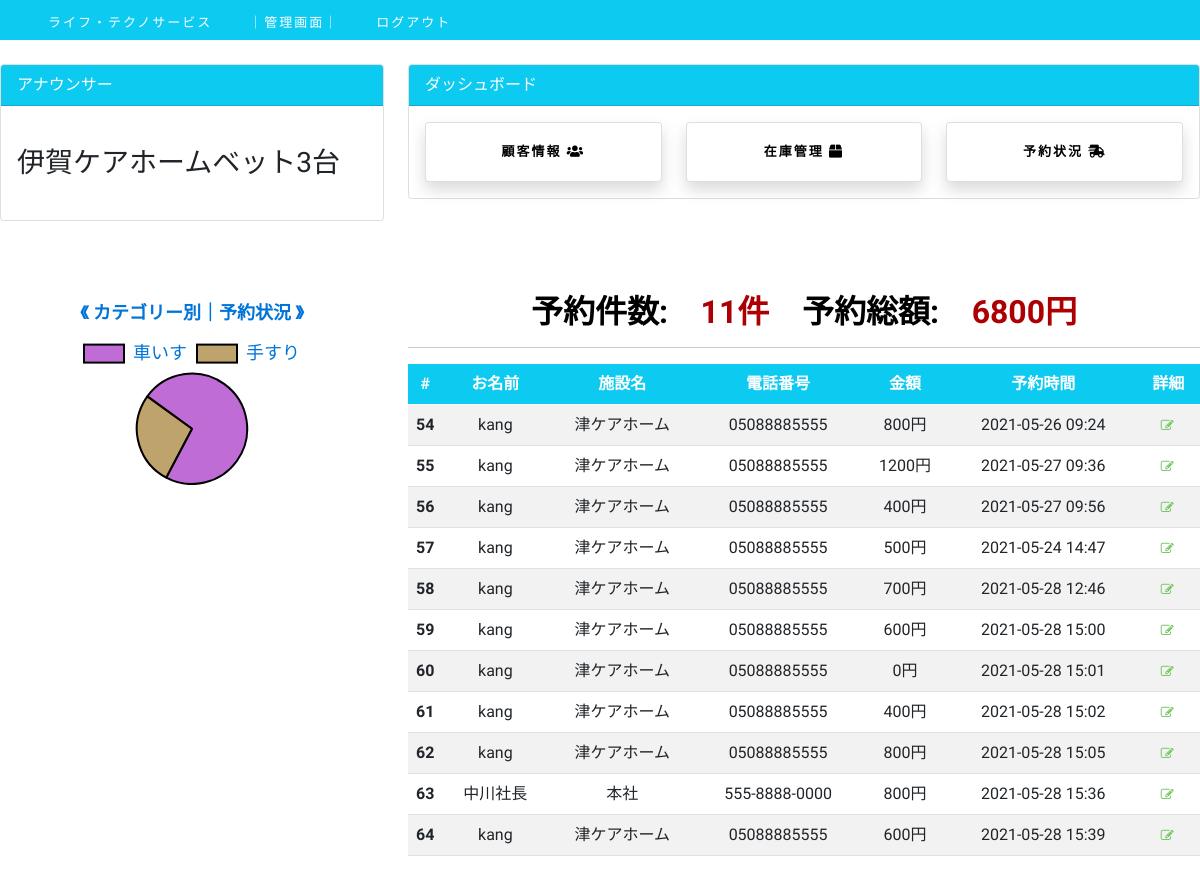
The page /dashboard/order_list/ (signed in) on the database as committed earlier.
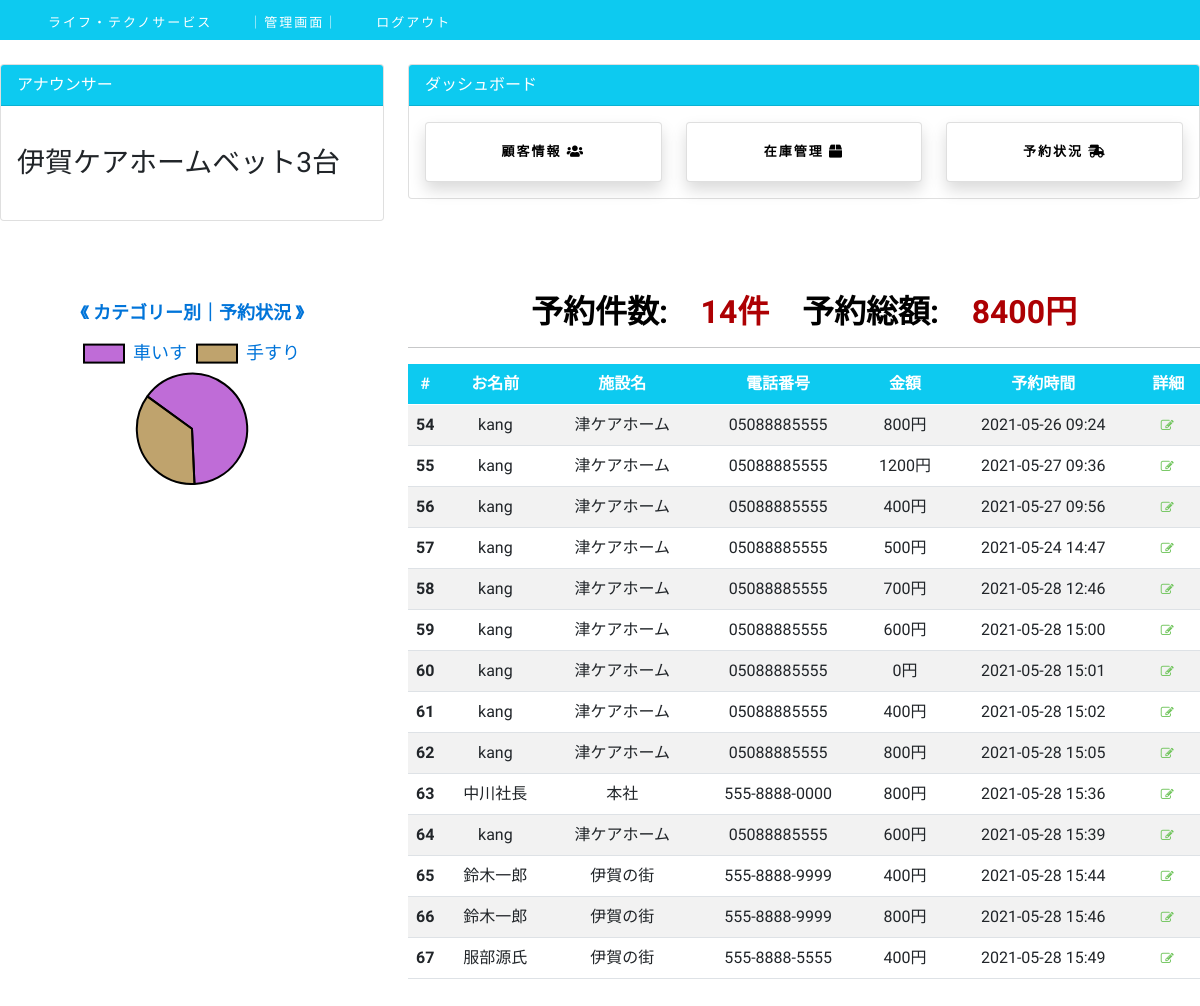
The same page on the database as committed later.
### customer/models.py (models this page shows, shortened)
class OrderModel(models.Model):
    user = models.ForeignKey(User, on_delete=models.CASCADE)
    created_on = models.DateTimeField(auto_now_add=True)
    items = models.ManyToManyField(
        'OrderItem')
    name = models.CharField(max_length=50, blank=True)
    email = models.CharField(max_length=50, blank=True)
    facility = models.CharField(max_length=50, blank=True)
    phone = models.CharField(max_length=50, blank=True)
    is_paid = models.BooleanField(default=False)
    price = models.IntegerField(blank=True, null=True)
    ordered = models.BooleanField(default=False)
    description = models.CharField(max_length=100, blank=True)

### dashboard/views.py (the view)
# urls.py: path('order_list/', order_list, name='order_list'),
@login_required
def order_list(request):
    orders = OrderModel.objects.filter(ordered=False, is_paid=False)
    total_revenue = 0
    for order in orders:
        total_revenue += order.price
    pie_data = []
    pie_label = []
    qs = OrderModel.objects.filter(ordered=False, is_paid=False).values(
        'items__items__category__parent').exclude(items__items__name__isnull=True).annotate(sum=Sum('items__quantity')).values('items__items__category__parent__name', 'sum')
    for i in qs:
        pie_label.append(i['items__items__category__parent__name'])
        pie_data.append(i['sum'])
    context = {
        'orders': orders,
        'total_orders': len(orders),
        'total_revenue': total_revenue,
        'pie_label': pie_label,
        'pie_data': pie_data,
    }
    return render(request, 'dashboard/order_list.html', context)

### dashboard/templates/dashboard/order_list.html
{% extends 'dashboard/base.html' %}
{% block content %}
{% include 'dashboard/top.html' %}
    <div class="row my-4">
        <div class="col-xl-4">
            <canvas class="mt-5" id="pie-chart"></canvas>
        </div>
        <div class="col-xl-8 text-center mt-5">
            <div class="d-flex justify-content-center">
                <h2>予約件数:&emsp;<h2 style="color:#ad0003;">{{ total_orders }}件</h2></h2>&emsp;&emsp;
                <h2>予約総額:&emsp;<h2 style="color:#ad0003;">{{ total_revenue }}円</h2></h2>
            </div>
            <hr>
            <table class="table bg-white table-hover table-striped">
                <thead class="bg-info text-white">
                    <tr>
                        <th scope="col" style="width: 10px;">#</th>
                        <th scope="col">お名前</th>
                        <th scope="col">施設名</th>
                        <th scope="col">電話番号</th>
                        <th scope="col">金額</th>
                        <th scope="col">予約時間</th>
                        <th scope="col">詳細</th>
                    </tr>
                </thead>
                <tbody>
                {% for order in orders %}
                    <tr>
                        <th scope="row">{{ order.pk }}</th>
                        <td>{{ order.name }}</td>
                        <td>{{ order.facility }}</td>
                        <td>{{ order.phone }}</td>
                        <td>{{ order.price }}円</td>
                        <td>{{ order.created_on | date:'Y-m-d H:i'}}</td>
                        <td><a href="{% url 'order-detail' order.pk %}"><i class="fa fa-edit"></i></a></td>
                    </tr>
                {% endfor %}
                </tbody>
            </table>
        </div>
    </div>
<script>
Chart.defaults.global.defaultFontColor = '#0074D9';
Chart.defaults.global.defaultFontSize = 18;
Chart.defaults.global.defaultFontFamily = 'Kosugi Maru';
var ctx = document.getElementById("pie-chart").getContext('2d');
var PieChart = new Chart(ctx, {
  type: 'pie',
  data:{
    labels: {{ pie_label|safe }},
    datasets: [
      {backgroundColor: ['rgb(148, 10, 189, 0.6)','rgb(148, 103, 12, 0.6)'],
        borderColor:	['black', 'black'],borderWidth: [2,2], data: {{ pie_data|safe }}}
    ],
  },
  options: {
    plugins: {
      datalabels: {
        formatter: (value, context) =>{const label = context.chart.data.labels[context.dataIndex]
        return `${label}\n${value}件`}
      },
      labels: {
        render: "value",
        precision: 2,
      }
    },
    responsive: true,
    title: {display: true, text: '《 カテゴリー別｜予約状況 》'},
	  rotation: -0.8 * Math.PI,
  }
});
</script>
{% endblock content %}

### dashboard/templates/dashboard/base.html (shortened to what this page needs)
{% load static %}
<!DOCTYPE html>
<html>
<head>
    <link rel="stylesheet" href="https://use.fontawesome.com/releases/v5.15.2/css/all.css">
    <link href="https://cdn.jsdelivr.net/npm/bootstrap@5.0.0-beta3/dist/css/bootstrap.min.css" rel="stylesheet">
    <link rel="stylesheet" href="https://cdnjs.cloudflare.com/ajax/libs/font-awesome/4.7.0/css/font-awesome.min.css">
    <link href="{% static 'assets/vendor/aos/aos.css'%}" rel="stylesheet">
    <link href="{% static 'assets/vendor/glightbox/css/glightbox.min.css'%}" rel="stylesheet">
    <link href="{% static 'assets/vendor/swiper/swiper-bundle.min.css'%}" rel="stylesheet">
    <link href="{% static 'style.css'%}" rel="stylesheet">
</head>
<body>
<div class="nav bg-info">
  <ul>
    <li><a href="{% url 'home' %}" class="nav-link">ライフ・テクノサービス</a></li>
    <li><a href="{% url 'dashboard' %}" class="nav-link">｜管理画面｜</a></li>
    <li><a href="{% url 'logout' %}" class="nav-link">ログアウト</a></li>
  </ul>
</div>
    {% block content %}
    {% endblock content %}
  </body>
</html>

### dashboard/templates/dashboard/top.html (shortened to what this page needs)
    <div class="row">
        <div class="col-md-4 mt-4">
            <div class="card" data-aos="slide-right" data-aos-delay="50">
                <div class="card-header bg-info text-white">
                    アナウンサー
                </div>
                <div class="card-body">
                    <marquee behavior="" direction="">
                        <h3 class="my-4">伊賀ケアホームベット3台</h3>
                    </marquee>
                </div>
            </div>
        </div>
        <div class="col-md-8 mt-4">
            <div class="card" data-aos="slide-left" data-aos-delay="50">
                <div class="card-header bg-info text-white">
                    ダッシュボード
                </div>
                <div class="card-body">
                    <div class="row">
                        <div class="col-md-4">
                            <a class="text-decoration-none text-dark" href="{% url 'user' %}">
                                <div class="card my-card shadow">
                                    <div class="card-body text-center">
                                        <h4>顧客情報 <i class="fas fa-users"></i></h4>
                                    </div>
                                </div>
                            </a>
                        </div>
                        <div class="col-md-4">
                            <a class="text-decoration-none text-dark" href="{% url 'item' %}">
                                <div class="card my-card shadow">
                                    <div class="card-body text-center">
                                        <h4>在庫管理 <i class="fas fa-box"></i></h4>
                                    </div>
                                </div>
                            </a>
                        </div>
                        <div class="col-md-4">
                            <a class="text-decoration-none text-dark" href="{% url 'order_list' %}">
                                <div class="card my-card shadow">
                                    <div class="card-body text-center">
                                        <h4>予約状況 <i class="fas fa-shipping-fast"></i></h4>
                                    </div>
                                </div>
                            </a>
                        </div>
                    </div>
                </div>
            </div>
        </div>
    </div>

### static/style.css (style rules this page uses)
body { background-color: #fff; font-family: "Kosugi Maru", sans-serif; }
h1, h2, h3, h4, h5, h6 { margin: 0; }
h2 { color: #000; font-weight: 600; }
h4 { color: #000; font-size: 13px; font-weight: 700; letter-spacing: 2px; text-transform: uppercase; line-height: 2; }
a { letter-spacing: 2px; text-decoration: none; color: #71c55d; }
ul { letter-spacing: 1px; }
li { color: #626262; font-size: 13px; font-weight: 400; letter-spacing: 2px; line-height: 30px; text-transform: capitalize; }
.fa { font-size: 13px; }

### dashboard/templates/dashboard/base.html (style rules this page uses)
.nav { height: 40px; }
.nav li { display: inline-block; list-style: none; height: 40px; }
.nav-link { color: #fff; text-decoration: none; }

Rows that differ between the two databases and show on the page:
added OrderModel: pk "65", name "鈴木一郎", facility "伊賀の街", phone "555-8888-9999", price "400", created_on "2021-05-28 15:44"
added OrderModel: pk "66", name "鈴木一郎", facility "伊賀の街", phone "555-8888-9999", price "800", created_on "2021-05-28 15:46"
added OrderModel: pk "67", name "服部源氏", facility "伊賀の街", phone "555-8888-5555", price "400", created_on "2021-05-28 15:49"
Other text that changed with them:
chart data {{ pie_data|safe }}: [8, 3] → [9, 5]
{{ total_orders }}: "11" → "14"
{{ total_revenue }}: "6800" → "8400"
